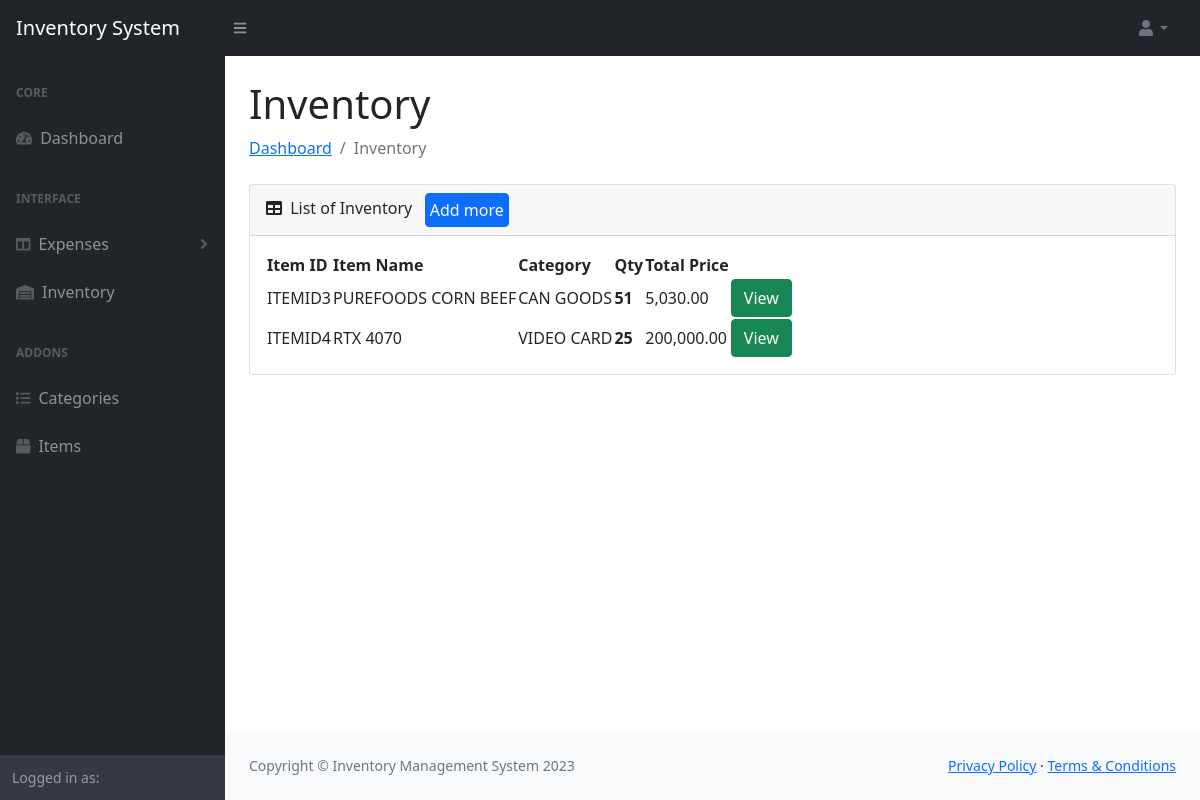
/dist/inventory-table.php (signed in), run on the app's committed database.
### tables this page shows
CREATE TABLE `tbl_expenses` (
  `expense_ID` int(11) NOT NULL,
  `expense_receiptNo` varchar(100) NOT NULL,
  `expense_supplier` varchar(100) NOT NULL,
  `expense_itemID` int(11) NOT NULL,
  `expense_qty` int(11) NOT NULL,
  `expense_qtyLeft` int(11) NOT NULL,
  `expense_price` int(11) NOT NULL,
  `expense_expirationDate` varchar(50) NOT NULL,
  `expense_isDelete` int(11) NOT NULL,
  `expense_date` date NOT NULL DEFAULT current_timestamp()
);

CREATE TABLE `tbl_items` (
  `item_ID` int(11) NOT NULL,
  `item_name` varchar(100) NOT NULL,
  `item_categoryID` int(11) NOT NULL,
  `item_tags` longtext NOT NULL,
  `item_isDelete` int(11) NOT NULL
);

CREATE TABLE `tbl_category` (
  `category_ID` int(11) NOT NULL,
  `category_name` varchar(100) NOT NULL,
  `category_desc` longtext NOT NULL,
  `category_isDelete` int(11) NOT NULL
);

### dist/controller/controller-orders.php (called while the page is built, shortened)
<?php
Class Orders {
    private $server = "mysql:host=localhost;dbname=dbims";
    private $user = "root";
    private $pass = "";
    private $options = array(PDO::ATTR_ERRMODE => PDO::ERRMODE_EXCEPTION, PDO::ATTR_DEFAULT_FETCH_MODE =>
    PDO::FETCH_ASSOC);
    public function openConnection() {
        try {
            $this->con = new PDO($this->server,$this->user,$this->pass,$this->options);
            return $this->con;
        } catch (PDOException $e) {
            echo "There is some problem in the connection".$e->getMessage();
        }
    }
    public function readInventory() {
        $connection = $this->openConnection();
        $stmt = $connection->prepare("SELECT tbl_items.item_name,tbl_items.item_ID,tbl_expenses.expense_qty,
        tbl_expenses.expense_price,tbl_expenses.expense_ID,tbl_expenses.expense_itemID,tbl_expenses.expense_receiptNo,
        tbl_expenses.expense_supplier,tbl_expenses.expense_expirationDate,tbl_expenses.expense_date,tbl_expenses.expense_qtyLeft,tbl_category.category_name
        FROM tbl_expenses
        LEFT JOIN tbl_items ON tbl_items.item_ID = tbl_expenses.expense_itemID
        LEFT JOIN tbl_category ON tbl_category.category_ID = tbl_items.item_categoryID
        GROUP BY item_name");
        $stmt->execute();
        $datas = $stmt->fetchAll();
        $total = $stmt->rowCount();
        if($total > 0) {
            return $datas;
        } else {
            return null;
        }
    }
    public function readQtyLeft($itemID) {
        $connection = $this->openConnection();
        $stmt = $connection->prepare("SELECT expense_qtyLeft,expense_price FROM tbl_expenses WHERE expense_itemID = ? AND expense_isDelete = ?");
        $stmt->execute([$itemID,0]);
        $datas = $stmt->fetchAll();
        $total = $stmt->rowCount();
        if($total > 0) {
            return $datas;
        } else {
            return null;
        }
    }
}
?>

### dist/inventory-table.php (the view, shortened to what this page needs)
<?php
include_once ('navbar.php');
include_once ('controller/controller-orders.php');
?>
<div id="layoutSidenav_content">
    <main>
        <div class="container-fluid px-4">
            <h1 class="mt-4">Inventory</h1>
            <ol class="breadcrumb mb-4">
                <li class="breadcrumb-item"><a href="dashboard.php">Dashboard</a></li>
                <li class="breadcrumb-item active">Inventory</li>
            </ol>
            <div class="card mb-4">
                <div class="card-header">
                    <i class="fas fa-table me-1"></i>
                    List of Inventory &nbsp
                    <a class="btn btn-primary p-1" href="items-table.php">Add more</a>
                </div>
                <div class="card-body">
                    <table id="datatablesSimple">
                        <thead>
                            <tr>
                                <th>Item ID</th>
                                <th>Item Name</th>
                                <th>Category</th>
                                <th>Qty</th>
                                <th>Total Price</th>
                                <th></th>
                            </tr>
                        </thead>
                        <tbody>
                            <?php if (isset($_GET['low-stocks'])) { ?>
                                <?php $datas = $orderClass->readLowStocks(); ?>
                            <?php } else { ?>
                                <?php $datas = $orderClass->readInventory(); ?>
                            <?php } ?>
                            <?php if (!empty($datas)) { ?>
                                <?php foreach ($datas as $data) { ?>
                                    <tr>
                                        <td><?= 'ITEMID'.$data['expense_itemID']; ?></td>
                                        <td><?= $data['item_name']; ?></td>
                                        <td><?= $data['category_name']; ?></td>
                                        <?php $qtys = $orderClass->readQtyLeft($data['expense_itemID']); ?>
                                        <?php $totalQty = 0; ?>
                                        <?php $totalValue = 0; ?>
                                        <?php foreach ($qtys as $qty) { ?>
                                            <?php $totalQty += $qty['expense_qtyLeft']; ?>
                                            <?php $totalValue += $qty['expense_qtyLeft'] * $qty['expense_price']; ?>
                                        <?php } ?>
                                        <?php if ($totalQty <= 10) { ?>
                                            <td><b><p class="text-danger"><?= number_format($totalQty); ?></p></b></td>
                                        <?php } else { ?>
                                            <td><b><?= number_format($totalQty); ?></b></td>
                                        <?php } ?>
                                        <td><?= number_format($totalValue,2); ?></td>
                                        <td><a class="btn btn-success" href="inventory-item-details.php?id=<?= $data['expense_itemID']; ?>&name=<?= $data['item_name']; ?>">View</a></td>
                                    </tr>
                                <?php } ?>
                            <?php } ?>
                        </tbody>
                    </table>
                </div>
            </div>
        </div>
    </main>
<?php include_once ('footer.php'); ?>
</div>
</div>

### data on the page
tbl_expenses: expense_itemID "3", tbl_items.item_name "PUREFOODS CORN BEEF", tbl_category.category_name "CAN GOODS", totalQty "51", totalValue "5,030.00"
tbl_expenses: expense_itemID "4", tbl_items.item_name "RTX 4070", tbl_category.category_name "VIDEO CARD", totalQty "25", totalValue "200,000.00"
